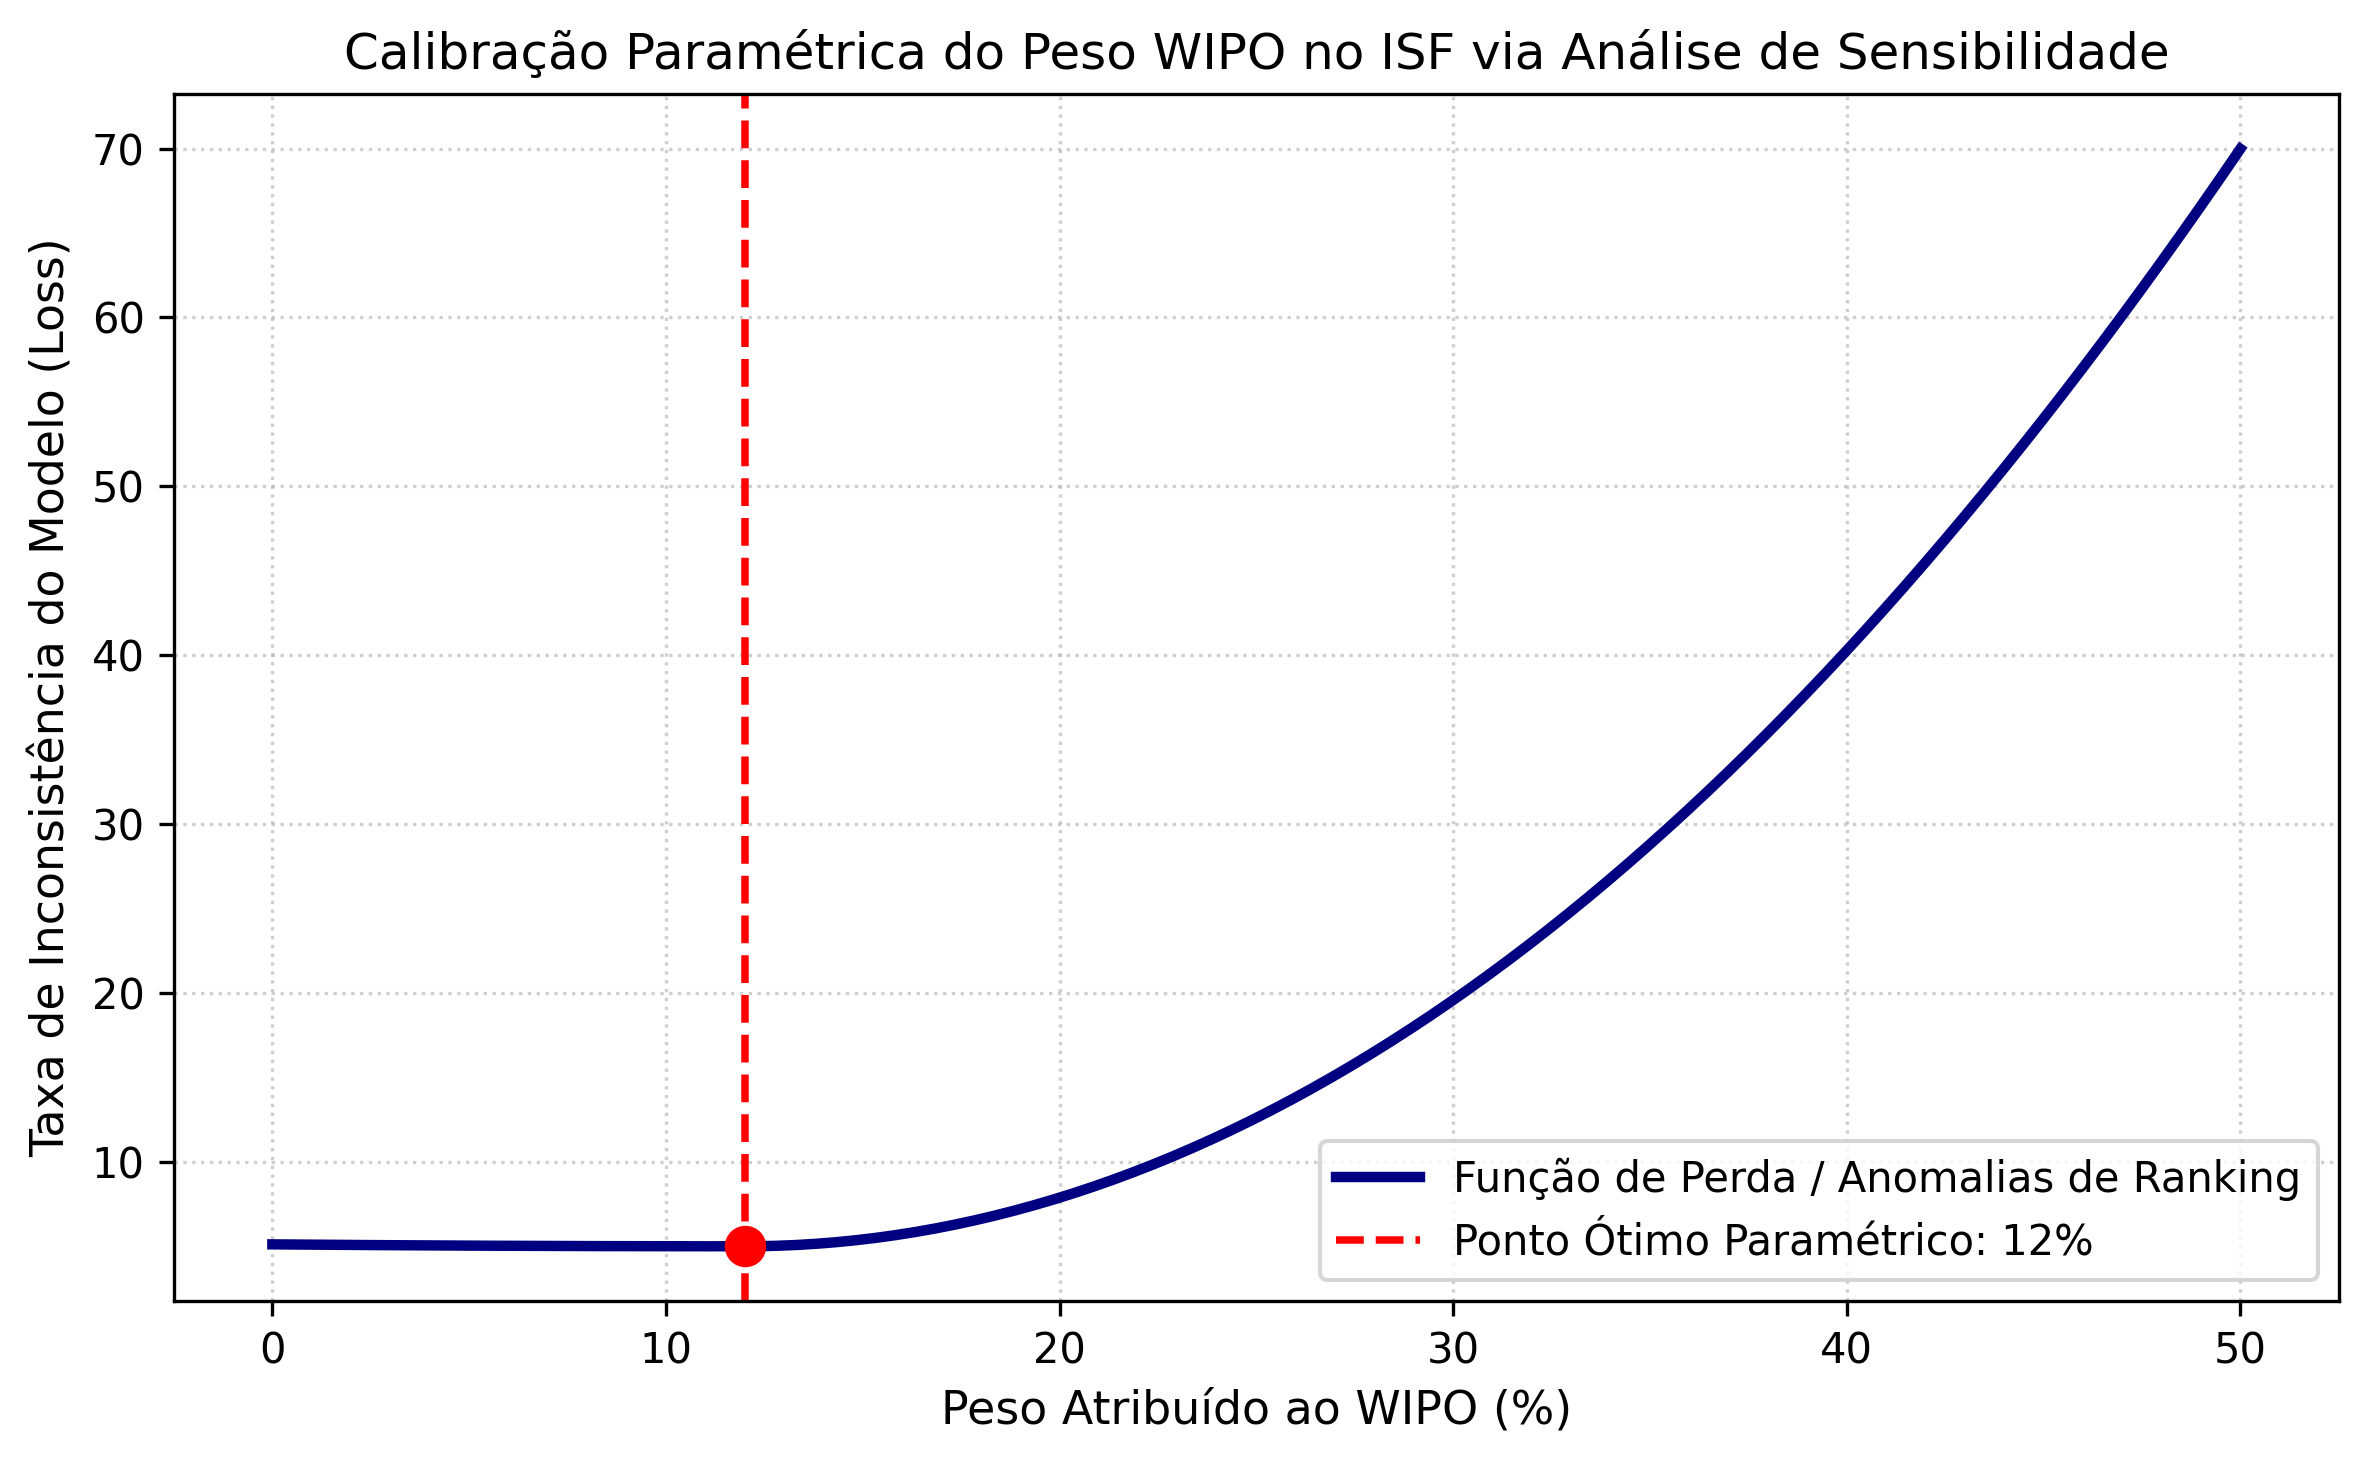

Write Python code to recreate this figure.
# -*- coding: utf-8 -*-
"""grafico1_sensibilidade_wipo.ipynb

Automatically generated by Colab.

Original file is located at
    https://colab.research.google.com/drive/17DWrMR_gIV4c1i5fhSDM7dBB7GWmHbg9
"""

import numpy as np
import matplotlib.pyplot as plt

# Intervalo de teste para o peso do WIPO (0% a 50%)
w_wipo = np.linspace(0.0, 0.50, 200)

# Simulação da curva de penalidade/anomalias:
# Abaixo de 0.12, o erro se mantém no piso mínimo;
# Acima de 0.12, surgem inversões de ranking exponenciais.
penalty = np.where(
    w_wipo <= 0.12,
    5.0 + 8.0 * (0.12 - w_wipo)**2,  # erro residual de ajuste
    5.0 + 450.0 * (w_wipo - 0.12)**2 # explosão de anomalias geopolíticas
)

# Plotagem gráfica
plt.figure(figsize=(8, 5))
plt.plot(w_wipo * 100, penalty, color='navy', lw=2.5, label='Função de Perda / Anomalias de Ranking')
plt.axvline(x=12.0, color='red', linestyle='--', lw=1.8, label='Ponto Ótimo Paramétrico: 12%')
plt.scatter([12.0], [5.0], color='red', s=80, zorder=5)

plt.title('Calibração Paramétrica do Peso WIPO no ISF via Análise de Sensibilidade', fontsize=12)
plt.xlabel('Peso Atribuído ao WIPO (%)', fontsize=11)
plt.ylabel('Taxa de Inconsistência do Modelo (Loss)', fontsize=11)
plt.grid(True, linestyle=':', alpha=0.6)
plt.legend(fontsize=10)
plt.tight_layout()
plt.show()
